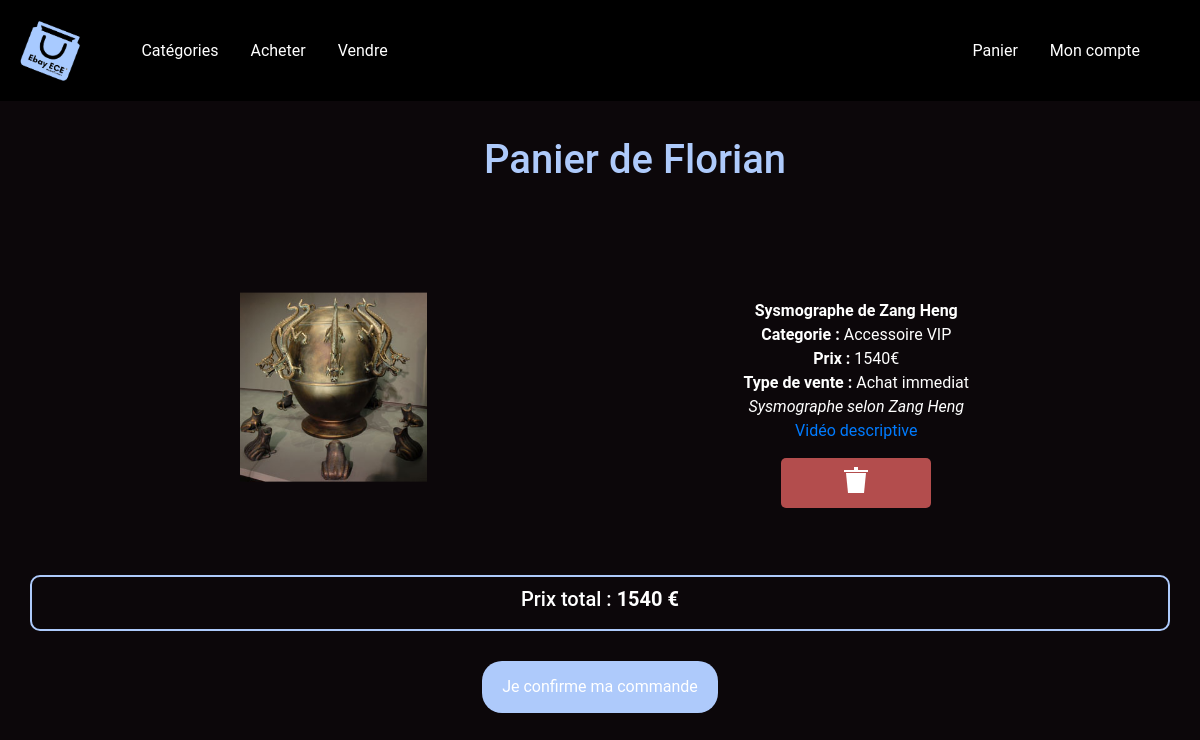
/panier.php?id=38 (signed in), run on an earlier commit of the app's database.
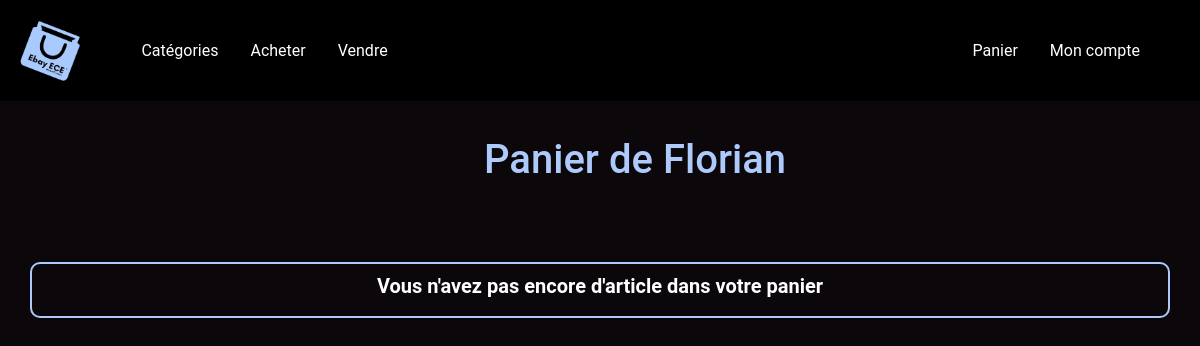
And on a later commit of the database.
### tables this page shows
CREATE TABLE IF NOT EXISTS `panier` (
  `id` int(11) NOT NULL AUTO_INCREMENT,
  `idAcheteur` int(11) NOT NULL,
  `idArticle` int(11) NOT NULL,
  `idVendeur` int(11) NOT NULL,
  `Nom` varchar(255) NOT NULL,
  `Categorie` varchar(255) NOT NULL,
  `Prix` int(11) NOT NULL,
  `Typedevente` varchar(255) NOT NULL,
  `Description` varchar(255) NOT NULL,
  `Photo` varchar(255) NOT NULL,
  `Video` varchar(255) NOT NULL,
  `Somme` varchar(255) NOT NULL,
  PRIMARY KEY (`id`)
);

### panier.php (the view, shortened to what the changed rows need)
<?php
$bdd = new PDO('mysql:host=127.0.0.1;dbname=piscine2020', 'root', '');
if(isset($_GET['id']) AND $_GET['id'] > 0)
{
    $getid = intval($_GET['id']);
    $verifpanier = $bdd->prepare('SELECT * FROM panier WHERE idAcheteur = ?');
    $verifpanier->execute(array($getid));
    $verifacheteur = $bdd->prepare('SELECT * FROM acheteur WHERE id = ?');
    $verifacheteur->execute(array($getid));
    $afficheracheteur = $verifacheteur->fetch();
    $sommepanier = $bdd->prepare('SELECT SUM(Prix) AS Somme FROM panier WHERE idAcheteur = ?');
    $sommepanier->execute(array($getid));
    $affichertotal = $sommepanier->fetch();
?>
<!DOCTYPE html>
<html>
     <head>
        <link rel="stylesheet" href="https://stackpath.bootstrapcdn.com/bootstrap/4.1.3/css/bootstrap.min.css">
        <link rel="stylesheet" type="text/css" href="styleP.css">
        <link rel="stylesheet" type="text/css" href="navbar.css">
         <link rel="stylesheet" type="text/css" href="deletebutton.css">
    </head>
    <body>
        <div>
            <div class="container">
                <div class="row">
                    <div class="col-md-12 titre">
                        <h1>Panier de <?php echo $afficheracheteur['Prenom'];?></h1>
                    </div>
                </div>
            </div>
        </div>
        <?php
        if(isset($_SESSION['id']) AND $getid==$_SESSION['id'])
        {
        ?>
        <?php
        while($data = $verifpanier->fetch())
        {
        ?>
        <div>
            <div class="containercontenu">
                <div class="row">
                    <div class="col-md-6 col-lg-3 offset-lg-2 image">
                        <?php
                        if(!empty($data['Photo']))
                        {
                        ?>
                            <img src="article/photo/<?php echo $data['Photo'];"" ?>" style="width:90%"> <br><br>
                        <?php
                        }
                        else
                        {
                        ?>
                            <img src="https://cdn.pixabay.com/photo/2017/02/12/21/29/false-2061132_960_720.png" width="98%"><br><br>
                        <?php
                        }
                        ?>
                    </div>
                    <div class="col-md-6 text">
                        <b><?php echo $data['Nom']; ?></b><br>
                        <b>Categorie : </b><?php echo " "; echo $data['Categorie']; ?><br>
                        <b>Prix : </b><?php echo " "; echo $data['Prix']; ?>€<br>
                        <b>Type de vente : </b><?php echo " "; echo $data['Typedevente']; ?> <br>
                        <i><?php echo $data['Description']; ?></i>
                        <br>
                        <?php
                        if(!empty($data['Video']))
                        {
                        ?>
                             <a href="article/video/<?php echo $data['Video']; ?>">Vidéo descriptive</a><br>
                        <?php
                        }
                        ?>
                        <br>
                        <a href="supprimerPanier<?php
                            echo "?idacht="; echo $_SESSION['id'];
                            echo "&idart="; echo $data['idArticle'];
                            echo "&idvend="; echo $data['idVendeur'];
                            echo "&nom="; echo $data['Nom'];
                            echo "&categorie="; echo $data['Categorie'];
                            echo "&prix="; echo $data['Prix'];
                            echo "&typedevente="; echo $data['Typedevente'];
                            echo "&description="; echo $data['Description'];
                            echo "&photo="; echo $data['Photo'];
                            echo "&video="; echo $data['Video'];
                            ?>">
                        <div class="btn_wrapper">
                        <span class="btn_icon"></span>
                        </div></a>
                    </div>
                </div>
            </div>
        </div>
        <?php
        }
        ?>
        <div class="container text-right">
            <div class="row">
                <div class="col-md-12 box">
                    <?php
                    if(!empty($affichertotal['Somme']))
                    {
                    ?>
                    <h5>
                    Prix total : <b>
                    <?php echo $affichertotal['Somme']; ?> €</b></h5>
                    <?php
                    }
                    else
                    {
                    ?>
                    <h5><b>Vous n'avez pas encore d'article dans votre panier</b></h5>
                    <?php
                    }
                    ?>
                </div>
            </div>
        </div>
        <center>
        <?php
        if(!empty($affichertotal['Somme']))
        {
        ?>
        <a href="mail.php<?php
        echo "?idacht="; echo $_SESSION['id'];?>">
        <input type="submit"  name="confirmation" value="Je confirme ma commande"></a>
        </center>
        <?php
        }
        ?>
    </body>
</html>
<?php
    }
}
?>

What changed in the data, as far as the page shows it:
removed panier: Photo (picture), Nom "Sysmographe de Zang Heng", Categorie "Accessoire VIP", Prix "1540", Typedevente "Achat immediat", Description "Sysmographe selon Zang Heng"
Also different on the page:
$affichertotal['Somme']: "1540" → (not shown)
form field confirmation: "Je confirme ma commande" → (not shown)
text no longer shown: "Prix total : €"
text now shown: "Vous n'avez pas encore d'article dans votre panier"
